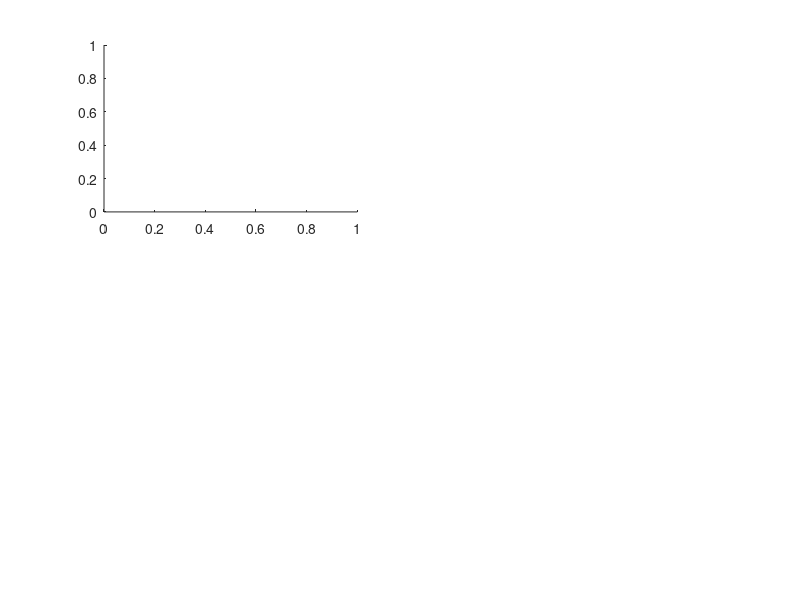

MATLAB code for this plot: (Note: this script raises an error after producing the figure.)
load('msplot_MCMC_singlemode_boxplot.mat');

figure('pos',[570,430,400,420]);
m = 5;
n = 2;
subplot(m,n,[1,3]);
boxplot(ESS_all,epsilon_list(1,:),'Notch','on','OutlierSize',3);
set(gca,'XMinorTick','off','YMinorTick','on');
set(gca,'TickLength',[0.04,0.04]);
set(gca,'ylim',[20,120]);
xlabel('\Delta');
ylabel('ESS');
xtickangle(90)

load('msplot_HMCMC_singlemode_boxplot.mat');
subplot(m,n,[2,4]);
boxplot(ESS_all,epsilon_list(1,:),'Notch','on','OutlierSize',3);
set(gca,'XMinorTick','off','YMinorTick','on');
set(gca,'TickLength',[0.04,0.04]);
set(gca,'ylim',[50,500]);
xlabel('\epsilon');
ylabel('ESS');
xtickangle(90);

load('msplot_MCMC_single.mat');
subplot(m,n,[5,7]);
hold on; box on;
[~,hc] = contour(X,Y,Z,5,'b','LineWidth',1);
plot(xp_init(1),xp_init(2),'o');
plot([xp_init(1);param_mcmc(:,1)],[xp_init(2);param_mcmc(:,2)],'r-')
xlabel('x_1');
ylabel('x_2');
set(gca,'TickLength',[0.04,0.04]);
set(gca,'XMinorTick','on','YMinorTick','on');
uistack(hc,'top');  


subplot(m,n,9);
plot(param_mcmc);
xlabel('iteration');
% legend({'x_1','x_2'},'Location','best');
set(gca,'xlim',[1,nmcmc])
set(gca,'TickLength',[0.04,0.04]);
set(gca,'XMinorTick','on','YMinorTick','on');
set(gca,'ylim',[0,15]);

load('msplot_HMCMC_single.mat');
subplot(m,n,[6,8]);
hold on; box on;
[~,hc] = contour(X,Y,Z,5,'b','LineWidth',1);
plot(xp_init(1),xp_init(2),'o');
plot([xp_init(1);param_mcmc(:,1)],[xp_init(2);param_mcmc(:,2)],'r-')
xlabel('x_1');
ylabel('x_2');
set(gca,'TickLength',[0.04,0.04]);
set(gca,'XMinorTick','on','YMinorTick','on');
uistack(hc,'top');  

subplot(m,n,10);
plot(param_mcmc);
xlabel('iteration');
set(gca,'xlim',[1,nmcmc])
set(gca,'TickLength',[0.04,0.04]);
set(gca,'XMinorTick','on','YMinorTick','on');
set(gca,'ylim',[0,15]);
